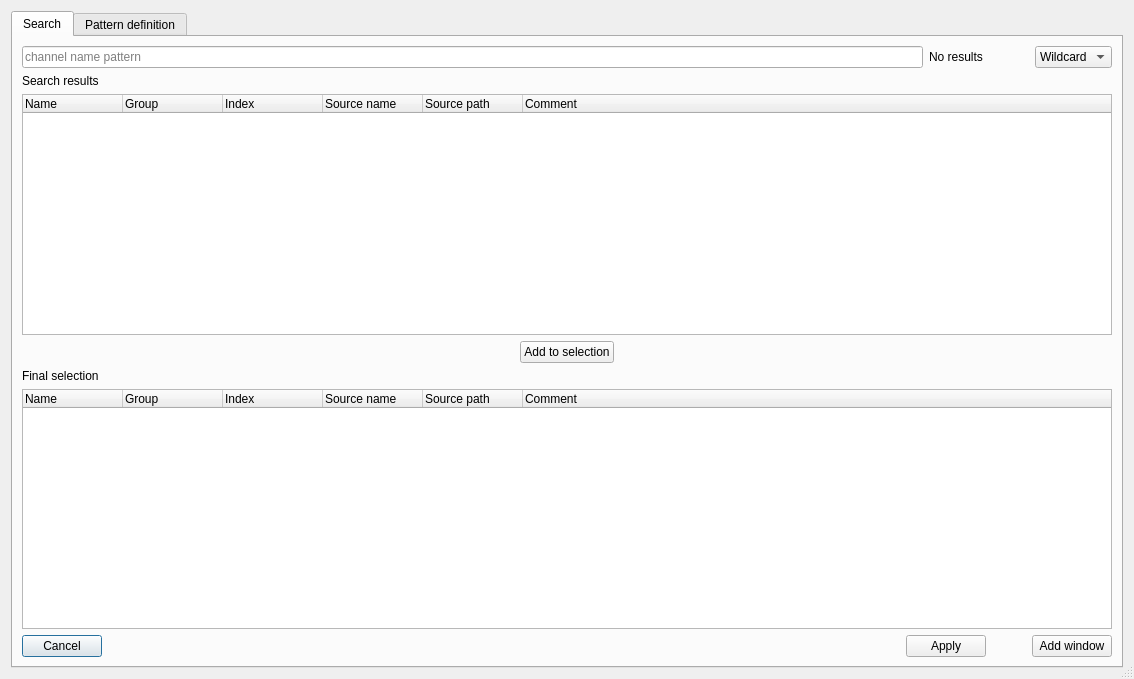
<?xml version="1.0" encoding="UTF-8"?>
<ui version="4.0">
 <class>SearchDialog</class>
 <widget class="QDialog" name="SearchDialog">
  <property name="geometry">
   <rect>
    <x>0</x>
    <y>0</y>
    <width>1134</width>
    <height>679</height>
   </rect>
  </property>
  <property name="windowTitle">
   <string>Dialog</string>
  </property>
  <property name="sizeGripEnabled">
   <bool>true</bool>
  </property>
  <layout class="QGridLayout" name="gridLayout_2">
   <item row="0" column="0">
    <widget class="QTabWidget" name="tabs">
     <property name="currentIndex">
      <number>0</number>
     </property>
     <widget class="QWidget" name="tab">
      <attribute name="icon">
       <iconset resource="resource.qrc">
        <normaloff>:/search.png</normaloff>:/search.png</iconset>
      </attribute>
      <attribute name="title">
       <string>Search</string>
      </attribute>
      <layout class="QGridLayout" name="gridLayout">
       <item row="0" column="2">
        <widget class="QComboBox" name="match_kind">
         <property name="currentIndex">
          <number>0</number>
         </property>
         <item>
          <property name="text">
           <string>Wildcard</string>
          </property>
         </item>
         <item>
          <property name="text">
           <string>Regex</string>
          </property>
         </item>
        </widget>
       </item>
       <item row="0" column="0">
        <widget class="QLineEdit" name="search_box">
         <property name="focusPolicy">
          <enum>Qt::StrongFocus</enum>
         </property>
         <property name="inputMask">
          <string/>
         </property>
         <property name="text">
          <string/>
         </property>
         <property name="placeholderText">
          <string>channel name pattern</string>
         </property>
        </widget>
       </item>
       <item row="5" column="0" colspan="3">
        <widget class="QTreeWidget" name="selection">
         <property name="sortingEnabled">
          <bool>false</bool>
         </property>
         <attribute name="headerMinimumSectionSize">
          <number>25</number>
         </attribute>
         <attribute name="headerShowSortIndicator" stdset="0">
          <bool>false</bool>
         </attribute>
         <column>
          <property name="text">
           <string>Name</string>
          </property>
         </column>
         <column>
          <property name="text">
           <string>Group</string>
          </property>
         </column>
         <column>
          <property name="text">
           <string>Index</string>
          </property>
         </column>
         <column>
          <property name="text">
           <string>Source name</string>
          </property>
         </column>
         <column>
          <property name="text">
           <string>Source path</string>
          </property>
         </column>
         <column>
          <property name="text">
           <string>Comment</string>
          </property>
         </column>
        </widget>
       </item>
       <item row="6" column="0" colspan="3">
        <layout class="QHBoxLayout" name="horizontalLayout" stretch="0,1,0,0,0">
         <item>
          <widget class="QPushButton" name="cancel_btn">
           <property name="text">
            <string>Cancel</string>
           </property>
           <property name="icon">
            <iconset resource="resource.qrc">
             <normaloff>:/erase.png</normaloff>:/erase.png</iconset>
           </property>
          </widget>
         </item>
         <item>
          <spacer name="horizontalSpacer_2">
           <property name="orientation">
            <enum>Qt::Horizontal</enum>
           </property>
           <property name="sizeHint" stdset="0">
            <size>
             <width>40</width>
             <height>20</height>
            </size>
           </property>
          </spacer>
         </item>
         <item>
          <widget class="QPushButton" name="apply_btn">
           <property name="text">
            <string>Apply</string>
           </property>
           <property name="icon">
            <iconset resource="resource.qrc">
             <normaloff>:/checkmark.png</normaloff>:/checkmark.png</iconset>
           </property>
          </widget>
         </item>
         <item>
          <spacer name="horizontalSpacer">
           <property name="orientation">
            <enum>Qt::Horizontal</enum>
           </property>
           <property name="sizeHint" stdset="0">
            <size>
             <width>40</width>
             <height>20</height>
            </size>
           </property>
          </spacer>
         </item>
         <item>
          <widget class="QPushButton" name="add_window_btn">
           <property name="text">
            <string>Add window</string>
           </property>
           <property name="icon">
            <iconset resource="resource.qrc">
             <normaloff>:/plus.png</normaloff>:/plus.png</iconset>
           </property>
          </widget>
         </item>
        </layout>
       </item>
       <item row="2" column="0" colspan="3">
        <widget class="QTreeWidget" name="matches">
         <property name="selectionMode">
          <enum>QAbstractItemView::ExtendedSelection</enum>
         </property>
         <property name="uniformRowHeights">
          <bool>false</bool>
         </property>
         <property name="sortingEnabled">
          <bool>false</bool>
         </property>
         <attribute name="headerMinimumSectionSize">
          <number>40</number>
         </attribute>
         <attribute name="headerStretchLastSection">
          <bool>true</bool>
         </attribute>
         <column>
          <property name="text">
           <string>Name</string>
          </property>
         </column>
         <column>
          <property name="text">
           <string>Group</string>
          </property>
         </column>
         <column>
          <property name="text">
           <string>Index</string>
          </property>
         </column>
         <column>
          <property name="text">
           <string>Source name</string>
          </property>
         </column>
         <column>
          <property name="text">
           <string>Source path</string>
          </property>
         </column>
         <column>
          <property name="text">
           <string>Comment</string>
          </property>
         </column>
        </widget>
       </item>
       <item row="3" column="0" colspan="3">
        <layout class="QHBoxLayout" name="horizontalLayout_2">
         <item>
          <spacer name="horizontalSpacer_4">
           <property name="orientation">
            <enum>Qt::Horizontal</enum>
           </property>
           <property name="sizeHint" stdset="0">
            <size>
             <width>358</width>
             <height>20</height>
            </size>
           </property>
          </spacer>
         </item>
         <item>
          <widget class="QPushButton" name="add_btn">
           <property name="focusPolicy">
            <enum>Qt::TabFocus</enum>
           </property>
           <property name="text">
            <string>Add to selection</string>
           </property>
           <property name="icon">
            <iconset resource="resource.qrc">
             <normaloff>:/shift_down.png</normaloff>:/shift_down.png</iconset>
           </property>
          </widget>
         </item>
         <item>
          <spacer name="horizontalSpacer_5">
           <property name="orientation">
            <enum>Qt::Horizontal</enum>
           </property>
           <property name="sizeHint" stdset="0">
            <size>
             <width>358</width>
             <height>20</height>
            </size>
           </property>
          </spacer>
         </item>
        </layout>
       </item>
       <item row="4" column="0">
        <widget class="QLabel" name="label">
         <property name="text">
          <string>Final selection</string>
         </property>
        </widget>
       </item>
       <item row="1" column="0">
        <widget class="QLabel" name="label_7">
         <property name="text">
          <string>Search results</string>
         </property>
        </widget>
       </item>
       <item row="0" column="1">
        <widget class="QLabel" name="status">
         <property name="minimumSize">
          <size>
           <width>100</width>
           <height>0</height>
          </size>
         </property>
         <property name="text">
          <string>No results</string>
         </property>
        </widget>
       </item>
      </layout>
     </widget>
     <widget class="QWidget" name="tab_2">
      <attribute name="title">
       <string>Pattern definition</string>
      </attribute>
      <layout class="QGridLayout" name="gridLayout_3" rowstretch="0,0,0,0,1,0,0,0,0" columnstretch="0,0,0,1,0">
       <item row="7" column="1">
        <spacer name="verticalSpacer">
         <property name="orientation">
          <enum>Qt::Vertical</enum>
         </property>
         <property name="sizeHint" stdset="0">
          <size>
           <width>20</width>
           <height>254</height>
          </size>
         </property>
        </spacer>
       </item>
       <item row="5" column="2">
        <widget class="QCheckBox" name="raw">
         <property name="text">
          <string>Asses the raw channel values</string>
         </property>
        </widget>
       </item>
       <item row="4" column="2">
        <widget class="QDoubleSpinBox" name="filter_value">
         <property name="decimals">
          <number>6</number>
         </property>
         <property name="minimum">
          <double>-9999999999999999635896294965248.000000000000000</double>
         </property>
         <property name="maximum">
          <double>999999999999999983222784.000000000000000</double>
         </property>
        </widget>
       </item>
       <item row="3" column="2">
        <widget class="QComboBox" name="filter_type">
         <item>
          <property name="text">
           <string>Unspecified</string>
          </property>
         </item>
         <item>
          <property name="text">
           <string>Contains</string>
          </property>
         </item>
         <item>
          <property name="text">
           <string>Do not contain</string>
          </property>
         </item>
         <item>
          <property name="text">
           <string>Constant</string>
          </property>
         </item>
        </widget>
       </item>
       <item row="3" column="1">
        <widget class="QLabel" name="label_3">
         <property name="text">
          <string>Filter type</string>
         </property>
        </widget>
       </item>
       <item row="4" column="1">
        <widget class="QLabel" name="label_4">
         <property name="text">
          <string>Filter value</string>
         </property>
        </widget>
       </item>
       <item row="8" column="3">
        <spacer name="horizontalSpacer_3">
         <property name="orientation">
          <enum>Qt::Horizontal</enum>
         </property>
         <property name="sizeHint" stdset="0">
          <size>
           <width>282</width>
           <height>20</height>
          </size>
         </property>
        </spacer>
       </item>
       <item row="6" column="2">
        <widget class="QPushButton" name="define_ranges_btn">
         <property name="text">
          <string>Define ranges</string>
         </property>
         <property name="icon">
          <iconset resource="resource.qrc">
           <normaloff>:/range.png</normaloff>:/range.png</iconset>
         </property>
        </widget>
       </item>
       <item row="8" column="4">
        <widget class="QPushButton" name="apply_pattern_btn">
         <property name="text">
          <string>Apply</string>
         </property>
         <property name="icon">
          <iconset resource="resource.qrc">
           <normaloff>:/checkmark.png</normaloff>:/checkmark.png</iconset>
         </property>
        </widget>
       </item>
       <item row="8" column="1">
        <widget class="QPushButton" name="cancel_pattern_btn">
         <property name="text">
          <string>Cancel</string>
         </property>
         <property name="icon">
          <iconset resource="resource.qrc">
           <normaloff>:/erase.png</normaloff>:/erase.png</iconset>
         </property>
        </widget>
       </item>
       <item row="1" column="1">
        <widget class="QLabel" name="label_2">
         <property name="text">
          <string>Pattern</string>
         </property>
        </widget>
       </item>
       <item row="1" column="2">
        <widget class="QLineEdit" name="pattern">
         <property name="minimumSize">
          <size>
           <width>300</width>
           <height>0</height>
          </size>
         </property>
         <property name="placeholderText">
          <string>channel name pattern</string>
         </property>
        </widget>
       </item>
       <item row="2" column="2">
        <widget class="QComboBox" name="pattern_match_type">
         <item>
          <property name="text">
           <string>Wildcard</string>
          </property>
         </item>
         <item>
          <property name="text">
           <string>Regex</string>
          </property>
         </item>
        </widget>
       </item>
       <item row="2" column="1">
        <widget class="QLabel" name="label_5">
         <property name="text">
          <string>Match type</string>
         </property>
        </widget>
       </item>
       <item row="0" column="1">
        <widget class="QLabel" name="label_6">
         <property name="text">
          <string>Name</string>
         </property>
        </widget>
       </item>
       <item row="0" column="2">
        <widget class="QLineEdit" name="name"/>
       </item>
      </layout>
     </widget>
    </widget>
   </item>
  </layout>
 </widget>
 <tabstops>
  <tabstop>search_box</tabstop>
  <tabstop>matches</tabstop>
  <tabstop>add_btn</tabstop>
  <tabstop>selection</tabstop>
  <tabstop>cancel_btn</tabstop>
  <tabstop>apply_btn</tabstop>
  <tabstop>add_window_btn</tabstop>
  <tabstop>match_kind</tabstop>
  <tabstop>tabs</tabstop>
  <tabstop>raw</tabstop>
  <tabstop>filter_value</tabstop>
  <tabstop>filter_type</tabstop>
  <tabstop>define_ranges_btn</tabstop>
  <tabstop>apply_pattern_btn</tabstop>
  <tabstop>cancel_pattern_btn</tabstop>
  <tabstop>pattern</tabstop>
  <tabstop>pattern_match_type</tabstop>
  <tabstop>name</tabstop>
 </tabstops>
 <resources>
  <include location="resource.qrc"/>
 </resources>
 <connections/>
</ui>
